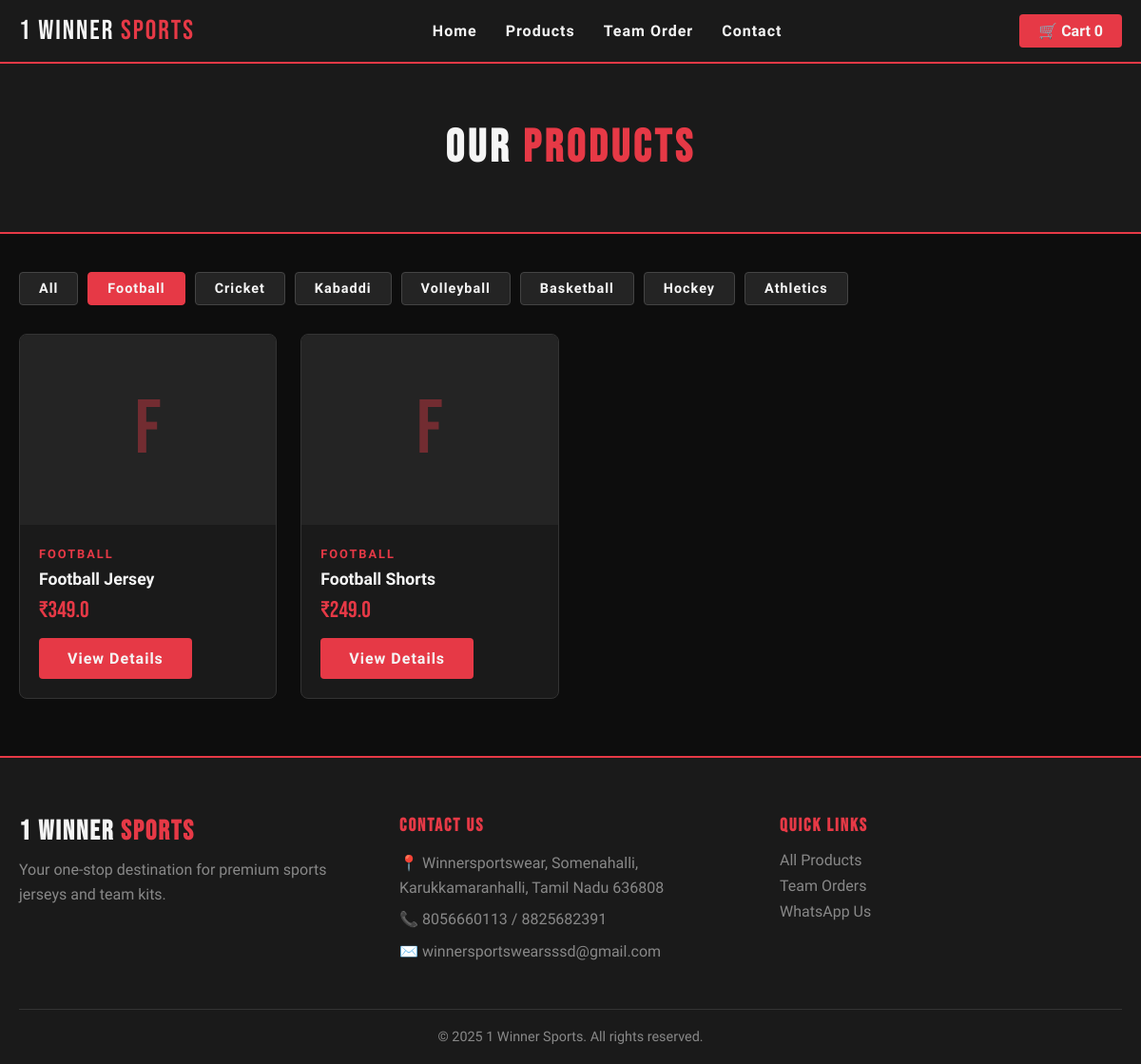
/products?category=football, run on the app's committed database.
### tables this page shows
CREATE TABLE products (
            id INTEGER PRIMARY KEY AUTOINCREMENT,
            name TEXT NOT NULL,
            category TEXT NOT NULL,
            price REAL NOT NULL,
            description TEXT,
            image TEXT
        );

### app.py (the view)
@app.route('/products')
def products():
    category = request.args.get('category', 'all')
    db = get_db()
    if category == 'all':
        products = db.execute('SELECT * FROM products').fetchall()
    else:
        products = db.execute('SELECT * FROM products WHERE category = ?', (category,)).fetchall()
    db.close()
    return render_template('products.html', products=products, active_category=category)

### database.py (called while the page is built)
def get_db():
    conn = sqlite3.connect(DB_PATH)
    conn.row_factory = sqlite3.Row
    return conn

### templates/products.html
{% extends "base.html" %}
{% block content %}
<section class="page-header">
    <h1>OUR <span>PRODUCTS</span></h1>
</section>
<section class="products-page">
    <div class="category-filter">
        <a href="/products?category=all" class="filter-btn {% if active_category == 'all' %}active{% endif %}">All</a>
        <a href="/products?category=football" class="filter-btn {% if active_category == 'football' %}active{% endif %}">Football</a>
        <a href="/products?category=cricket" class="filter-btn {% if active_category == 'cricket' %}active{% endif %}">Cricket</a>
        <a href="/products?category=kabaddi" class="filter-btn {% if active_category == 'kabaddi' %}active{% endif %}">Kabaddi</a>
        <a href="/products?category=volleyball" class="filter-btn {% if active_category == 'volleyball' %}active{% endif %}">Volleyball</a>
        <a href="/products?category=basketball" class="filter-btn {% if active_category == 'basketball' %}active{% endif %}">Basketball</a>
        <a href="/products?category=hockey" class="filter-btn {% if active_category == 'hockey' %}active{% endif %}">Hockey</a>
        <a href="/products?category=athletics" class="filter-btn {% if active_category == 'athletics' %}active{% endif %}">Athletics</a>
    </div>
    <div class="products-grid">
        {% for product in products %}
        <div class="product-card">
            <div class="product-img">
                <div class="product-placeholder">{{ product.category[0].upper() }}</div>
            </div>
            <div class="product-info">
                <span class="product-category">{{ product.category.upper() }}</span>
                <h3>{{ product.name }}</h3>
                <p class="product-price">₹{{ product.price }}</p>
                <a href="/product/{{ product.id }}" class="btn-primary">View Details</a>
            </div>
        </div>
        {% endfor %}
    </div>
</section>
{% endblock %}

### static/css/style.css (style rules this page uses)
* { margin: 0; padding: 0; box-sizing: border-box; }
:root { --red: #e63946; --dark: #0d0d0d; --dark2: #1a1a1a; --dark3: #242424; --white: #f5f5f5; --gray: #888; }
body { background: var(--dark); color: var(--white); font-family: 'Rajdhani', sans-serif; }
.btn-primary { background: var(--red); color: var(--white); padding: 12px 30px; border-radius: 4px; text-decoration: none; font-weight: 700; font-size: 1rem; letter-spacing: 1px; transition: all 0.3s; display: inline-block; border: none; cursor: pointer; }
.products-grid { display: grid; grid-template-columns: repeat(auto-fill, minmax(260px, 1fr)); gap: 25px; }
.product-card { background: var(--dark2); border-radius: 8px; overflow: hidden; border: 1px solid #333; transition: transform 0.3s, border-color 0.3s; }
.product-img { height: 200px; background: var(--dark3); display: flex; align-items: center; justify-content: center; }
.product-placeholder { font-family: 'Bebas Neue', sans-serif; font-size: 5rem; color: var(--red); opacity: 0.4; }
.product-info { padding: 20px; }
.product-category { color: var(--red); font-size: 0.8rem; font-weight: 700; letter-spacing: 2px; }
.product-info h3 { font-size: 1.1rem; font-weight: 700; margin: 8px 0; }
.product-price { font-family: 'Bebas Neue', sans-serif; font-size: 1.5rem; color: var(--red); margin-bottom: 15px; }
.page-header { background: var(--dark2); padding: 60px 20px; text-align: center; border-bottom: 2px solid var(--red); }
.page-header h1 { font-family: 'Bebas Neue', sans-serif; font-size: 3rem; letter-spacing: 4px; }
.page-header h1 span { color: var(--red); }
.category-filter { display: flex; gap: 10px; flex-wrap: wrap; margin-bottom: 30px; }
.filter-btn { padding: 8px 20px; border-radius: 4px; text-decoration: none; font-weight: 700; font-size: 0.9rem; letter-spacing: 1px; color: var(--white); background: var(--dark3); border: 1px solid #444; transition: all 0.3s; }
.filter-btn:hover, .filter-btn.active { background: var(--red); border-color: var(--red); }
.products-page { max-width: 1200px; margin: 40px auto; padding: 0 20px; }

### data on the page
products: category "F", category "FOOTBALL", name "Football Jersey", price "349.0"
products: category "F", category "FOOTBALL", name "Football Shorts", price "249.0"
